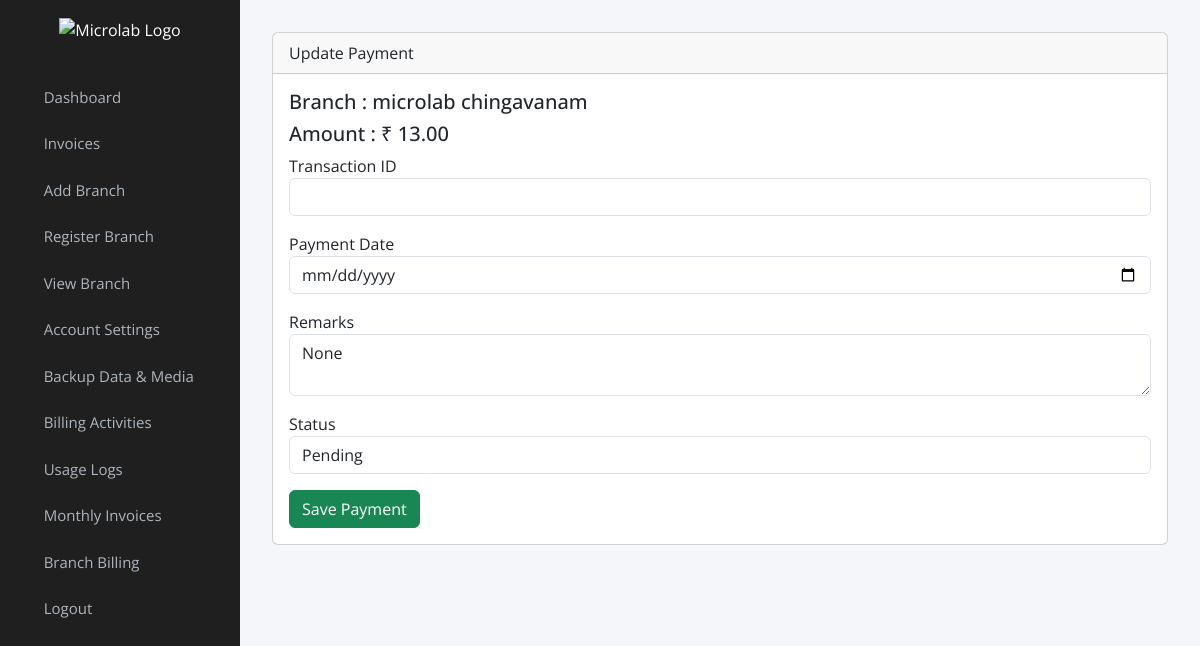
Screenshot of /invoice-payment/8/ with the database file from the repository.
### myapp/models.py (models this page shows, shortened)
class MonthlyInvoice(models.Model):
    STATUS_CHOICES = (
        ('Pending', 'Pending'),
        ('Paid', 'Paid'),
    )
    user = models.ForeignKey(
        User,
        on_delete=models.CASCADE
    )
    month = models.IntegerField()
    year = models.IntegerField()
    total_amount = models.DecimalField(
        max_digits=12,
        decimal_places=2,
        default=0
    )
    status = models.CharField(
        max_length=20,
        choices=STATUS_CHOICES,
        default='Pending'
    )
    transaction_id = models.CharField(
        max_length=200,
        blank=True,
        null=True
    )
    payment_date = models.DateField(
        blank=True,
        null=True
    )
    remarks = models.TextField(
        blank=True,
        null=True
    )
    generated_at = models.DateTimeField(
        auto_now_add=True
    )
    class Meta:
        unique_together = (
            'user',
            'month',
            'year'
        )

class Registration(models.Model):
    First_name = models.CharField(max_length=200, null=True, blank=True)
    Last_name = models.CharField(max_length=200, null=True, blank=True)
    Email = models.EmailField(max_length=200, null=True, blank=True)
    Password = models.CharField(max_length=200, null=True, blank=True)
    Mobile_Number = models.CharField(max_length=200, null=True, blank=True)
    Registration_date = models.DateField(max_length=200, null=True, blank=True)
    Image = models.ImageField(upload_to='logo/', blank=True, null=True)
    gst_num = models.CharField(max_length=200, null=True, blank=True)
    address = models.TextField(max_length=1000, null=True, blank=True)
    User_Agreement = models.BooleanField(default=False)
    User_role = models.CharField(max_length=200, null=True, blank=True)
    created_at = models.DateField(auto_now_add=True, null=True, blank=True)
    user = models.OneToOneField(User, on_delete=models.CASCADE, null=True)
    edit_allowed = models.CharField(
        max_length=200,
        null=True,
        blank=True,
        default="False"
    )
    smtp_host = models.CharField(
        max_length=200,
        null=True,
        blank=True,
        default='smtp.gmail.com'
    )
    smtp_port = models.IntegerField(
        null=True,
        blank=True,
        default=587
    )
    smtp_email = models.EmailField(
        max_length=200,
        null=True,
        blank=True
    )
    smtp_password = models.CharField(
        max_length=500,
        null=True,
        blank=True
    )
    smtp_use_tls = models.BooleanField(default=True)
    payment_status=models.CharField(max_length=200, null=True, blank=True)
    payment_expiry= models.CharField(max_length=200, null=True, blank=True)

### myapp/views.py (the view, shortened to what this page needs)
def invoice_payment(request, id):
    invoice = get_object_or_404(
        MonthlyInvoice,
        id=id
    )
    return render(
        request,
        'billing/invoice_payment.html',
        {
            'invoice': invoice
        }
    )

### templates/billing/invoice_payment.html (shortened to what this page needs)
{% include 'admin_navbar.html' %}
<div class="main-content">
    <div class="card">
        <div class="card-header">
            Update Payment
        </div>
        <div class="card-body">
            <h5>
                Branch :
                {{ invoice.user.registration.First_name }}
            </h5>
            <h5>
                Amount :
                ₹ {{ invoice.total_amount }}
            </h5>
            <form method="POST">
                <div class="mb-3">
                    <label>Transaction ID</label>
                    <input
                        type="text"
                        name="transaction_id"
                        class="form-control"
                        value="{{ invoice.transaction_id|default:'' }}"
                    >
                </div>
                <div class="mb-3">
                    <label>Payment Date</label>
                    <input
                        type="date"
                        name="payment_date"
                        class="form-control"
                        value="{{ invoice.payment_date|date:'Y-m-d' }}"
                    >
                </div>
                <div class="mb-3">
                    <label>Remarks</label>
                    <textarea
                        name="remarks"
                        class="form-control"
                    >{{ invoice.remarks }}</textarea>
                </div>
                <div class="mb-3">
                    <label>Status</label>
                    <select
                        name="status"
                        class="form-control"
                    >
                        <option value="Pending"
                        {% if invoice.status == 'Pending' %}
                        selected
                        {% endif %}
                        >
                            Pending
                        </option>
                    </select>
                </div>
                <button
                    type="submit"
                    class="btn btn-success"
                >
                    Save Payment
                </button>
            </form>
        </div>
    </div>
</div>

### templates/admin_navbar.html (style rules this page uses)
body { font-family: 'Open Sans', sans-serif; background-color: #f5f6fa; margin: 0; }
.main-content { margin-left: 240px; padding: 2rem; transition: margin-left 0.3s ease; }

### rows the page displays
MonthlyInvoice: user.registration.First_name "microlab chingavanam", total_amount "13.00", remarks "None", status "Pending"
